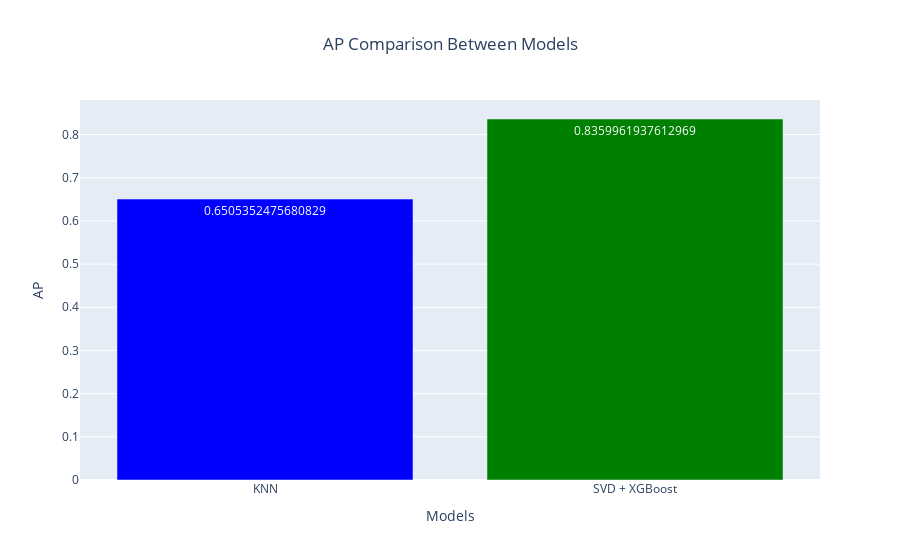

Write notebook code for a chart like this one.
### Code cell
import plotly.express as px

# AP values for the models
models = ['KNN', 'SVD + XGBoost']
ap_values = [mean_ap, avg_ap]

# Create a bar plot using Plotly
fig = px.bar(x=models, y=ap_values, 
             labels={'x': 'Models', 'y': 'AP'}, 
             title='AP Comparison Between Models', 
             text=ap_values)

# Customize the layout
fig.update_traces(marker_color=['blue', 'green'])
fig.update_layout(title_x=0.5)  # Center the title

# Show the plot
fig.show()

### Figure 1 — Plotly figure (JSON) as saved in the notebook; plotly's stock layout.template omitted (floating-point values rounded to 4 significant figures)
{"data": [{"alignmentgroup": "True", "hovertemplate": "Models=%{x}<br>AP=%{y}<br>text=%{text}<extra></extra>", "legendgroup": "", "marker": {"color": ["blue", "green"], "pattern": {"shape": ""}}, "name": "", "offsetgroup": "", "orientation": "v", "showlegend": false, "text": [0.6505, 0.836], "textposition": "auto", "type": "bar", "x": ["KNN", "SVD + XGBoost"], "xaxis": "x", "y": [0.6505, 0.836], "yaxis": "y"}], "layout": {"barmode": "relative", "legend": {"tracegroupgap": 0}, "title": {"text": "AP Comparison Between Models", "x": 0.5}, "xaxis": {"anchor": "y", "domain": [0, 1], "title": {"text": "Models"}}, "yaxis": {"anchor": "x", "domain": [0, 1], "title": {"text": "AP"}}}}
